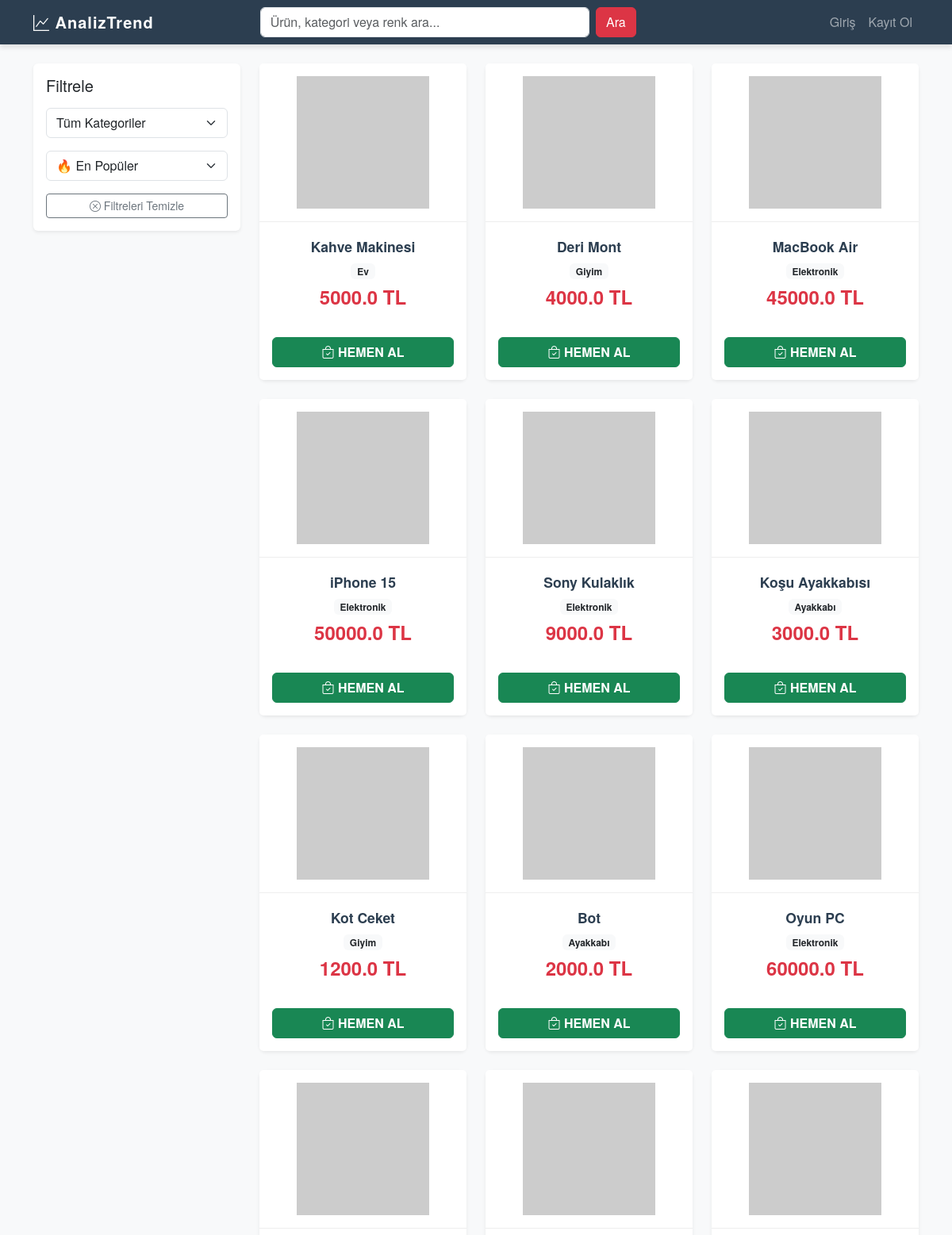
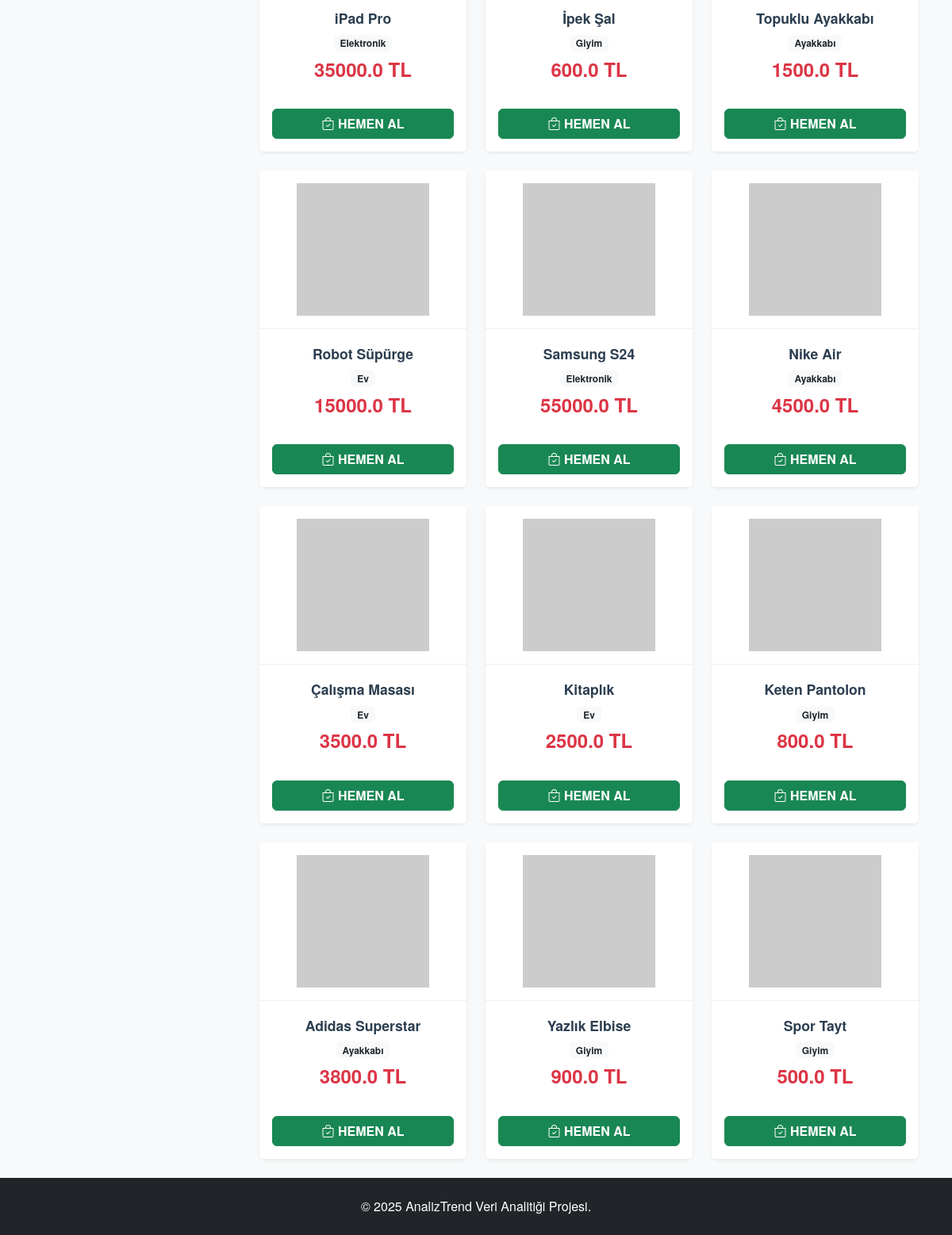
The page / on the database its author committed (2 pictures, top to bottom).
### app.py (models this page shows)
class Product(db.Model):
    id = db.Column(db.Integer, primary_key=True)
    name = db.Column(db.String(200), nullable=False)
    category = db.Column(db.String(100), nullable=False)
    price = db.Column(db.Float, nullable=False)

### app.py (the view)
@app.route('/')
def index():
    q = request.args.get('q', '')
    category = request.args.get('category', '')
    sort = request.args.get('sort', '')
    query = db.session.query(Product).outerjoin(ClickLog).group_by(Product.id)
    if q:
        query = query.filter(or_(Product.name.ilike(f'%{q}%'), Product.category.ilike(f'%{q}%')))
    if category: query = query.filter(Product.category == category)
    if sort == 'price_asc': query = query.order_by(Product.price.asc())
    elif sort == 'price_desc': query = query.order_by(Product.price.desc())
    else: query = query.order_by(func.count(ClickLog.id).desc())
    products = query.all()
    prod_list = []
    for p in products:
        img = f"https://placehold.co/400x400/2c3e50/FFFFFF/png?text={p.name.replace(' ', '+')}"
        prod_list.append({'obj': p, 'img': img})
    categories = [c[0] for c in db.session.query(Product.category).distinct()]
    return render_template('index.html', products=prod_list, categories=categories, current_filters={'q': q, 'category': category, 'sort': sort})

### app.py (called while the page is built)
@app.context_processor
def inject_cart_count():
    return dict(cart_item_count=0)

### templates/index.html (shortened to what this page needs)
{% extends 'layout.html' %}
{% block content %}
<div class="row">
    <div class="col-md-3 mb-4">
        <div class="card p-3 border-0 shadow-sm">
            <h5 class="mb-3">Filtrele</h5>
            <form action="{{ url_for('index') }}">
                <select name="category" class="form-select mb-3" onchange="this.form.submit()">
                    <option value="">Tüm Kategoriler</option>
                </select>
                <select name="sort" class="form-select mb-3" onchange="this.form.submit()">
                    <option value="" {% if not current_filters.sort %}selected{% endif %}>🔥 En Popüler</option>
                </select>
                <a href="{{ url_for('index') }}" class="btn btn-outline-secondary w-100 btn-sm"><i class="bi bi-x-circle"></i> Filtreleri Temizle</a>
            </form>
        </div>
    </div>
    <div class="col-md-9">
        <div class="row row-cols-1 row-cols-md-3 g-4">
            {% for item in products %}
            <div class="col">
                <div class="card h-100 border-0 shadow-sm product-card">
                    <a href="{{ url_for('product_detail', product_id=item.obj.id) }}" class="text-decoration-none text-dark">
                        <img src="{{ item.img }}" class="card-img-top p-3" alt="{{ item.obj.name }}">
                        <div class="card-body text-center">
                            <h5 class="card-title fw-bold">{{ item.obj.name }}</h5>
                            <span class="badge bg-light text-dark mb-2">{{ item.obj.category }}</span>
                            <h4 class="text-danger fw-bold">{{ item.obj.price }} TL</h4>
                        </div>
                    </a>
                    <div class="card-footer bg-white border-0 pb-3 px-3">
                        <button onclick="quickBuy({{ item.obj.id }}, '{{ item.obj.name }}')" class="btn btn-success w-100 fw-bold">
                            <i class="bi bi-bag-check"></i> HEMEN AL
                        </button>
                    </div>
                </div>
            </div>
            {% endfor %}
        </div>
    </div>
</div>
{% endblock %}

### templates/layout.html (shortened to what this page needs)
<!DOCTYPE html>
<html lang="tr">
  <head>
    <link
      href="https://cdn.jsdelivr.net/npm/bootstrap@5.3.3/dist/css/bootstrap.min.css"
      rel="stylesheet"
    />
    <link
      href="https://cdn.jsdelivr.net/npm/bootstrap-icons/font/bootstrap-icons.css"
      rel="stylesheet"
    />
    <link
      rel="stylesheet"
      href="{{ url_for('static', filename='css/style.css') }}"
    />
  </head>
  <body class="d-flex flex-column min-vh-100">
    <nav class="navbar navbar-expand-lg navbar-dark bg-dark sticky-top">
      <div class="container">
        <a class="navbar-brand fw-bold" href="{{ url_for('index') }}"
          ><i class="bi bi-graph-up"></i> AnalizTrend</a
        >
        <div class="collapse navbar-collapse" id="navbarNav">
          <form class="d-flex mx-auto col-lg-6" action="{{ url_for('index') }}">
            <input
              class="form-control me-2"
              type="search"
              name="q"
              placeholder="Ürün, kategori veya renk ara..."
              value="{{ current_filters.q if current_filters else '' }}"
            />
            <button class="btn btn-danger" type="submit">Ara</button>
          </form>
          <ul class="navbar-nav ms-auto align-items-center">
             {% if current_user.is_authenticated %}
            <li class="nav-item">
              <a class="nav-link" href="#">{{ current_user.username }}</a>
            </li>
            <li class="nav-item">
              <a class="nav-link" href="{{ url_for('logout') }}">Çıkış</a>
            </li>
            {% else %}
            <li class="nav-item">
              <a class="nav-link" href="{{ url_for('login') }}">Giriş</a>
            </li>
            <li class="nav-item">
              <a class="nav-link" href="{{ url_for('register') }}">Kayıt Ol</a>
            </li>
            {% endif %}
          </ul>
        </div>
      </div>
    </nav>
    <div class="container my-4 flex-grow-1">
      {% block content %}{% endblock %}
    </div>
    <footer class="bg-dark text-white text-center p-4 mt-auto">
      <p class="mb-0">&copy; 2025 AnalizTrend Veri Analitiği Projesi.</p>
    </footer>
  </body>
</html>

### static/css/style.css (style rules this page uses)
:root { --primary: #2c3e50; --secondary: #e67e22; --accent: #3498db; --light: #ecf0f1; --dark: #2c3e50; --success: #27ae60; }
body { background-color: #f8f9fa; font-family: 'Helvetica Neue', Helvetica, Arial, sans-serif; color: #333; }
.navbar { background-color: var(--primary) !important; box-shadow: 0 4px 6px rgba(0,0,0,0.1); }
.navbar-brand { font-weight: 700; letter-spacing: 1px; }
.product-card { border: none; border-radius: 8px; background: #fff; transition: transform 0.2s, box-shadow 0.2s; box-shadow: 0 2px 5px rgba(0,0,0,0.05); height: 100%; }
.product-card .card-img-top { height: 200px; object-fit: contain; padding: 15px; background: #fff; border-bottom: 1px solid #eee; }
.product-card .card-body { padding: 1.25rem; text-align: center; }
.product-card .card-title { font-size: 1.1rem; font-weight: 600; margin-bottom: 0.5rem; color: var(--dark); }

### rows shown on the page
Product: obj.name "Kahve Makinesi", obj.category "Ev", obj.price "5000.0"
Product: obj.name "Deri Mont", obj.category "Giyim", obj.price "4000.0"
Product: obj.name "MacBook Air", obj.category "Elektronik", obj.price "45000.0"
Product: obj.name "iPhone 15", obj.category "Elektronik", obj.price "50000.0"
Product: obj.name "Sony Kulaklık", obj.category "Elektronik", obj.price "9000.0"
Product: obj.name "Koşu Ayakkabısı", obj.category "Ayakkabı", obj.price "3000.0"
Product: obj.name "Kot Ceket", obj.category "Giyim", obj.price "1200.0"
Product: obj.name "Bot", obj.category "Ayakkabı", obj.price "2000.0"
Product: obj.name "Oyun PC", obj.category "Elektronik", obj.price "60000.0"
Product: obj.name "iPad Pro", obj.category "Elektronik", obj.price "35000.0"
Product: obj.name "İpek Şal", obj.category "Giyim", obj.price "600.0"
Product: obj.name "Topuklu Ayakkabı", obj.category "Ayakkabı", obj.price "1500.0"
Product: obj.name "Robot Süpürge", obj.category "Ev", obj.price "15000.0"
Product: obj.name "Samsung S24", obj.category "Elektronik", obj.price "55000.0"
Product: obj.name "Nike Air", obj.category "Ayakkabı", obj.price "4500.0"
Product: obj.name "Çalışma Masası", obj.category "Ev", obj.price "3500.0"
Product: obj.name "Kitaplık", obj.category "Ev", obj.price "2500.0"
Product: obj.name "Keten Pantolon", obj.category "Giyim", obj.price "800.0"
Product: obj.name "Adidas Superstar", obj.category "Ayakkabı", obj.price "3800.0"
Product: obj.name "Yazlık Elbise", obj.category "Giyim", obj.price "900.0"
Product: obj.name "Spor Tayt", obj.category "Giyim", obj.price "500.0"
